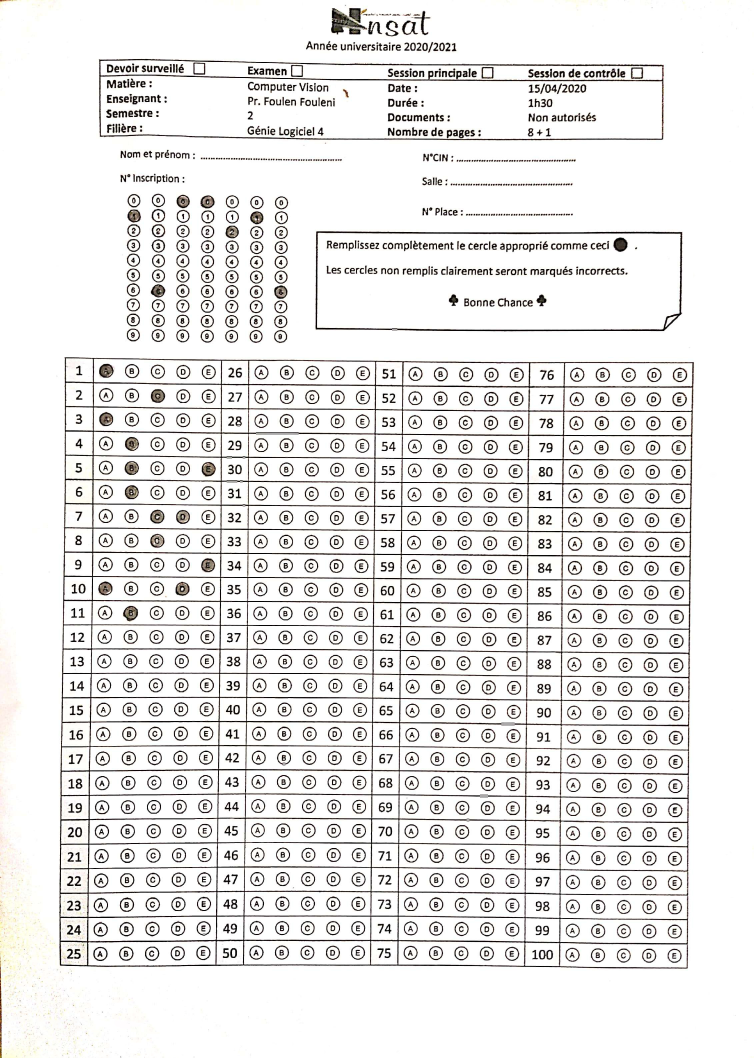
#> input picture template.jpg, 2260 x 3172 px (shown at 1/3 size)
$ python main.py
#> lines starting #> are read from the running program, lines starting #| are printed output that depends on the picture; after the words box and inside, x2 and y2 are one past the last pixel; in counts of white or black regions, pixels touching at a corner belong together
# -*- coding: utf-8 -*-
"""
Created on Wed Apr 15 19:52:52 2020

@author: alaa_
"""

# import the necessary packages
from imutils.perspective import four_point_transform
from imutils import contours
import numpy as np
import imutils
import cv2
from math import sqrt, floor

# Import image
cv2.namedWindow("output", cv2.WINDOW_NORMAL)
img = cv2.imread("template.jpg")
#> img is the input picture: shape (3172, 2260, 3); mean B, G, R 230.6, 231.5, 232.4

NUM_QUESTIONS = 25
ANSWER_KEY = {0: [0], 1: [4], 2: [0], 3: [3,4], 4: [1], 5: [4]}

# Apply conversion to grayscale and blur
warped = cv2.cvtColor(img, cv2.COLOR_BGR2GRAY)
warped = cv2.GaussianBlur(warped, (5, 5), 0)

# Create binary image
thresh = cv2.threshold(warped, 0, 255,
	cv2.THRESH_BINARY_INV | cv2.THRESH_OTSU)[1]
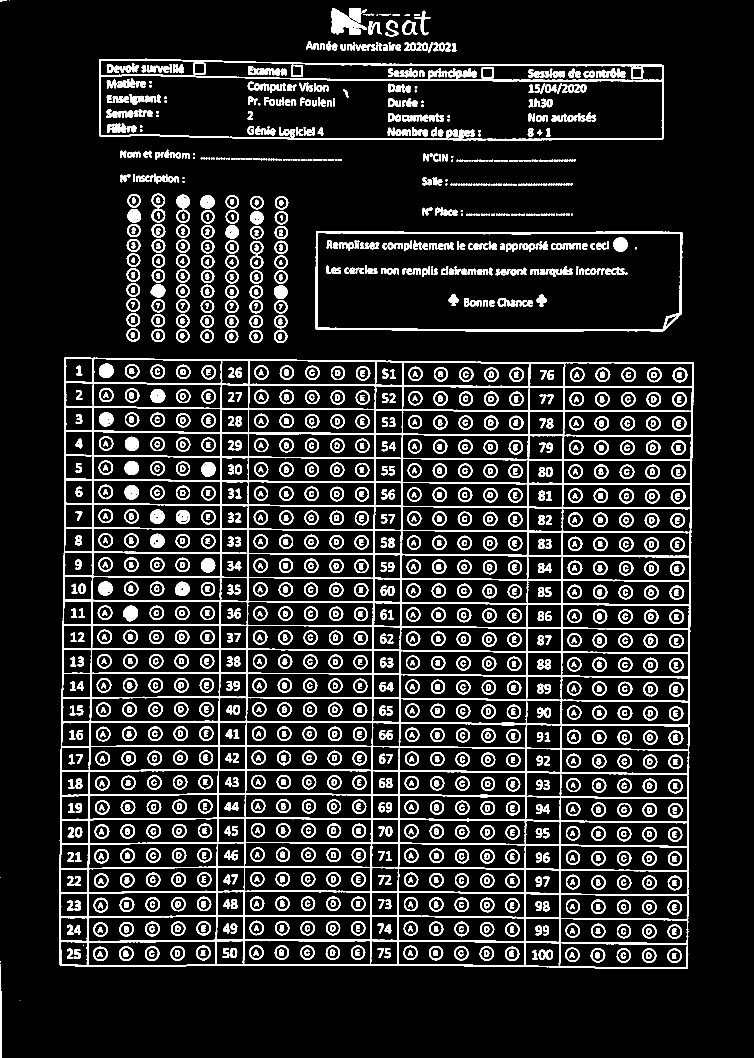
#> thresh: shape (3172, 2260) (shown at 1/3 size); 11.7% white; 1826 white regions (10 under 20 px)

# Define the borders of both inscription number area and answers area
# format = [x y w h]
(height, width) = warped.shape
#> height = 3172; width = 2260

INS_NUM_AREA = [width*0.14, height*0.175, width*0.25, height*0.165]
#> INS_NUM_AREA = [316.4, 555.1, 565, 523.4]
ANSWERS_AREA = [0, height*0.32, width, height*0.68]
#> ANSWERS_AREA = [0, 1015, 2260, 2157]

# Find contours in the thresholded image
cnts = cv2.findContours(thresh.copy(), cv2.RETR_TREE,
	cv2.CHAIN_APPROX_SIMPLE)
#> cnts = 3276 contours, 416 with area under 20; largest, box (x1, y1, x2, y2) and area: (177, 1072, 2082, 2906) 3421882, (297, 176, 1991, 421) 385140, (946, 694, 2047, 994) 323145, (951, 698, 2043, 990) 310270, (301, 226, 1988, 418) 295024
cnts = imutils.grab_contours(cnts)

# loop over the contours

INS_NUM_Cnts = []
ANSWERS_Cnts = []

previous_ins_cnt = [0, 0]
previous_ans_cnt = [0, 0]

ins_thresh = 3
ans_thresh = 8

for c in cnts:
	# Get coordinatees
    (x, y, w, h) = cv2.boundingRect(c)
    # Define restrictions for dimensions
    if w >= 35 and h >= 35 and w <= 70 and h <= 70:
        # Case 1: Inscription number area
        if x >= INS_NUM_AREA[0] and x <= INS_NUM_AREA[0]+INS_NUM_AREA[2] and y >= INS_NUM_AREA[1] and y <= INS_NUM_AREA[1]+INS_NUM_AREA[3]:
            if sqrt( (x-previous_ins_cnt[0])**2 + (y-previous_ins_cnt[1])**2  ) >= ins_thresh:
#                cv2.drawContours(img, c, -1, (255, 0, 0), 5);
                INS_NUM_Cnts.append(c)
                previous_ins_cnt = [x, y]
        # Case 2: Answers area
        elif x >= ANSWERS_AREA[0] and x <= ANSWERS_AREA[0]+ANSWERS_AREA[2] and y >= ANSWERS_AREA[1] and y <= ANSWERS_AREA[1]+ANSWERS_AREA[3]:
            if sqrt( (x-previous_ans_cnt[0])**2 + (y-previous_ans_cnt[1])**2  ) >= ans_thresh:
#                cv2.drawContours(img, c, -1, (0, 0, 255), 5)
                ANSWERS_Cnts.append(c)
                previous_ans_cnt = [x, y]
#> this loop made 3276 passes
#> (x, y, w, h) on passes 2, 4, 6, 7, 8, 9, 10, 11, 12, 13, 14, 15: (0, 2898, 5, 274), (0, 2883, 2, 5), (177, 1072, 1905, 1834), (1679, 2828, 383, 76), (2003, 2846, 42, 43), (2005, 2849, 37, 37), (2017, 2859, 12, 18), (1926, 2846, 43, 42), (1929, 2849, 37, 36), (1939, 2858, 16, 18), (1943, 2861, 9, 12), (1850, 2845, 42, 43)
#> (c, x, y, w, h) on passes 1, 3, 5: ([[59, 3002], [60, 3002]], 59, 3002, 2, 1), ([[0, 2892], [0, 2896]], 0, 2892, 1, 5), ([[0, 2632], [1, 2632]], 0, 2632, 2, 1)
#> after the loop, ANSWERS_Cnts = 500 contours; largest, box (x1, y1, x2, y2) and area: (369, 1817, 414, 1864) 1514, (2017, 1176, 2061, 1219) 1449, (282, 2620, 325, 2664) 1446, (2018, 1102, 2062, 1147) 1444, (281, 2693, 324, 2737) 1444; INS_NUM_Cnts = 70 contours; largest, box (x1, y1, x2, y2) and area: (601, 586, 644, 625) 1278, (455, 626, 496, 667) 1270, (455, 672, 496, 713) 1265, (822, 856, 863, 897) 1244, (455, 581, 495, 622) 1243; previous_ans_cnt = [297, 1091]; previous_ins_cnt = [455, 581]

detected_ins_num = ''

INS_NUM_Cnts = contours.sort_contours(INS_NUM_Cnts, method="left-to-right")[0]

for (q, i) in enumerate(np.arange(0, len(INS_NUM_Cnts), 10)):
    cnts = contours.sort_contours(INS_NUM_Cnts[i:i + 10], method="top-to-bottom")[0]
    bubbled = None
    for (j, c) in enumerate(cnts):
        mask = np.zeros(thresh.shape, dtype="uint8")
        cv2.drawContours(mask, [c], -1, 255, -1)
        mask = cv2.bitwise_and(thresh, thresh, mask=mask)
        total = cv2.countNonZero(mask)
        if bubbled is None or total > bubbled[0]:
            bubbled = (total, j)
    detected_ins_num += str(bubbled[1])
#> this loop made 7 passes
#> (i, detected_ins_num) on passes 1 to 7: (0, '1'), (10, '16'), (20, '160'), (30, '1600'), (40, '16002'), (50, '160021'), (60, '1600216')
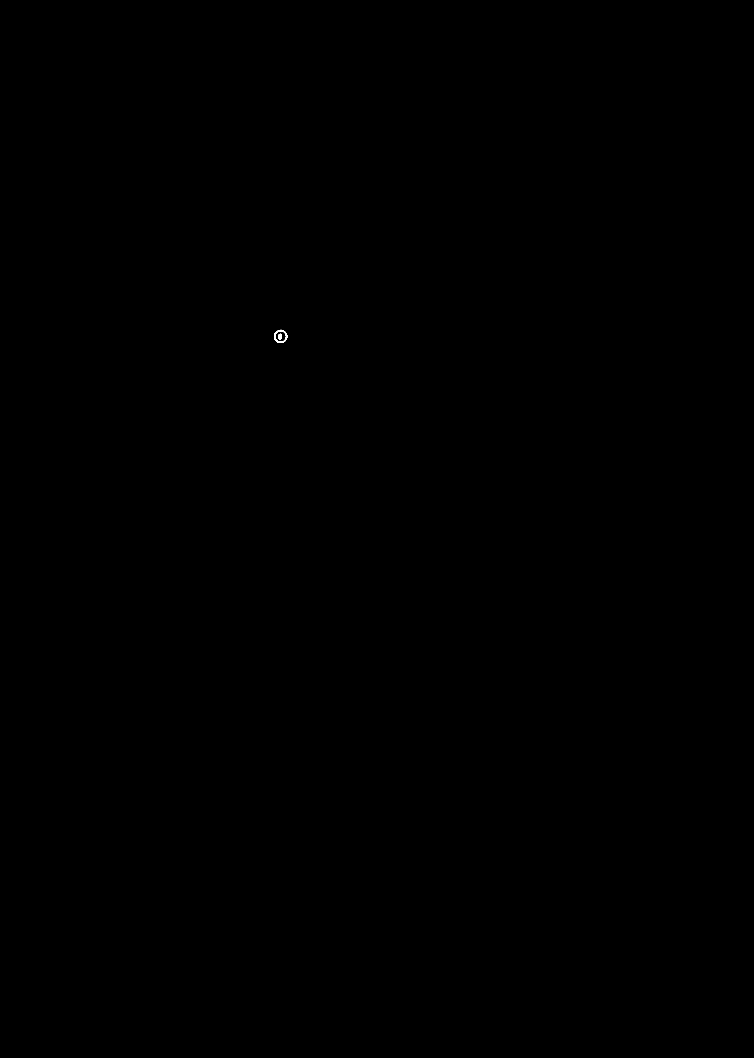
#> mask: shape (3172, 2260) (shown at 1/3 size); 0.01% white; 2 white regions, box (x1, y1, x2, y2) and area: (822, 989, 862, 1029) 474, (835, 1001, 846, 1019) 154

print('INSCRIPTION NUM: ' + detected_ins_num)
#| INSCRIPTION NUM: 1600216


ANSWERS_Cnts = contours.sort_contours(ANSWERS_Cnts, method="top-to-bottom")[0]

for (q, i) in enumerate(np.arange(0, len(ANSWERS_Cnts), 5)):
    cnts = contours.sort_contours(ANSWERS_Cnts[i:i + 5])[0]
    true_q = 25 * (q % 4) + floor(q / 4)
    if true_q in ANSWER_KEY:
        k = ANSWER_KEY[true_q]
        answer = True
        for (j, c) in enumerate(cnts):
            mask = np.zeros(thresh.shape, dtype="uint8")
            cv2.drawContours(mask, [c], -1, 255, -1)
            mask = cv2.bitwise_and(thresh, thresh, mask=mask)
            total = cv2.countNonZero(mask)
            if j in k:
                if total > 1000:
                    cv2.drawContours(img, [c], -1, (0,255,0), 3)
                else:
                    cv2.drawContours(img, [c], -1, (0,0,255), 3)
                    answer = False
            else:
                if total > 1000:
                    cv2.drawContours(img, [c], -1, (0,0,255), 3)
                    answer = False
#> this loop made 100 passes
#> (i, true_q, k) on passes 1, 5, 9, 13, 17, 21: (0, 0, [0]), (20, 1, [4]), (40, 2, [0]), (60, 3, [3, 4]), (80, 4, [1]), (100, 5, [4])
#> (i, true_q) on passes 2, 3, 4, 6, 7, 8: (5, 25), (10, 50), (15, 75), (25, 26), (30, 51), (35, 76)
#> mask: shape (3172, 2260); 0.01% white; 2 white regions, box (x1, y1, x2, y2) and area: (604, 1458, 647, 1501) 499, (618, 1471, 631, 1488) 162
cv2.imshow("output",img)
cv2.imwrite('out.png', img)

cv2.waitKey(0)
cv2.destroyAllWindows()
cv2.waitKey(1)
